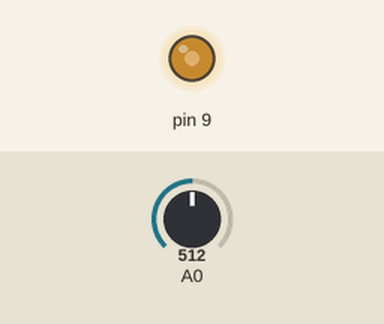
Recording of a sketch running on a simulated Arduino Uno, built with avr-gcc and run on an emulated ATmega328P. On the bench: output pins drawn as LEDs (lit = HIGH). The inputs (shaded band) are chosen by the test bench; at power-on: A0 = 512.

Above: at 1.2 s.
1.3 s: A0 set to 716
At 1.6 s:
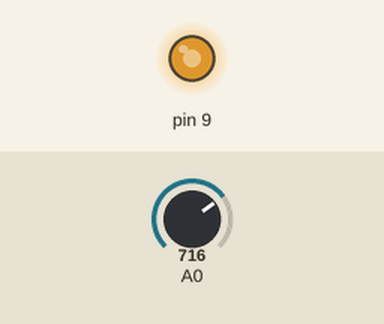
2.8 s: A0 set to 900
At 3.8 s:
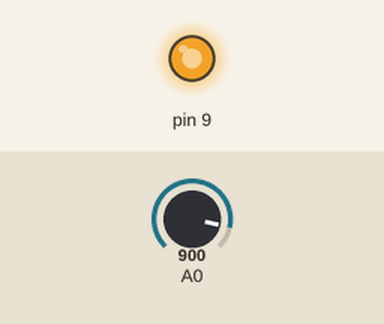
4.3 s: A0 set to 122
At 4.9 s:
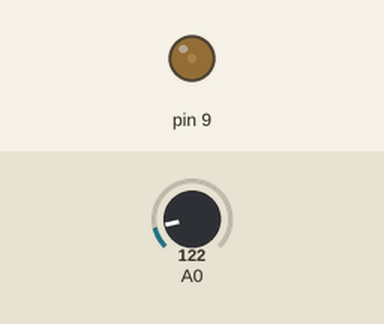
5.8 s: A0 set to 0
At 6.3 s:
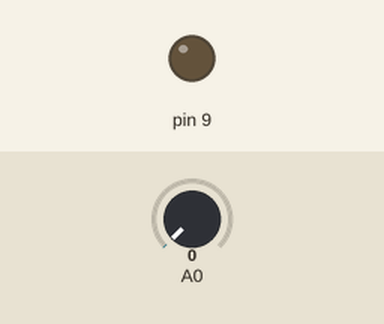
Timing chart, 0 to 8.3 s (numbered marks = the images above; inputs shaded):
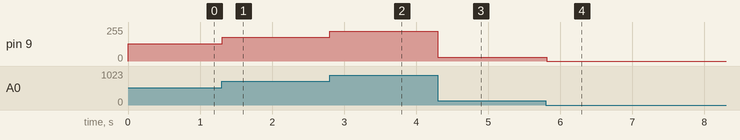

Measured:
- after the input at 1.3 s, pin 9: 128/255 → 179/255 at once
- after the input at 2.8 s, pin 9: 179/255 → 225/255 at once
- after the input at 4.3 s, pin 9: 225/255 → 30/255 at once
- after the input at 5.8 s, pin 9: 30/255 → 0/255 at once

The sketch:

uno-pot-pwm.ino
```cpp
void setup() { pinMode(9, OUTPUT); }
void loop() { analogWrite(9, analogRead(A0) / 4); delay(10); }
```
